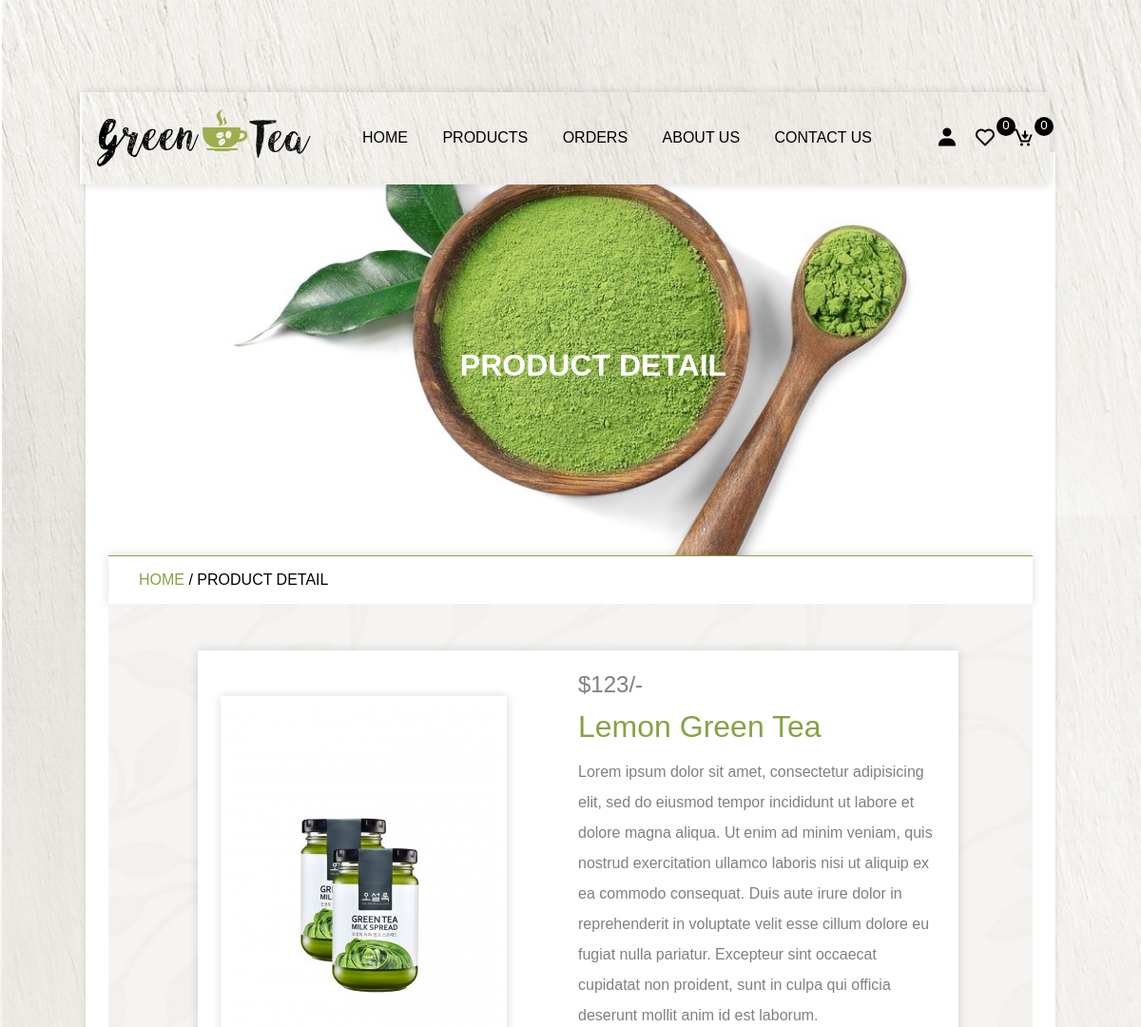
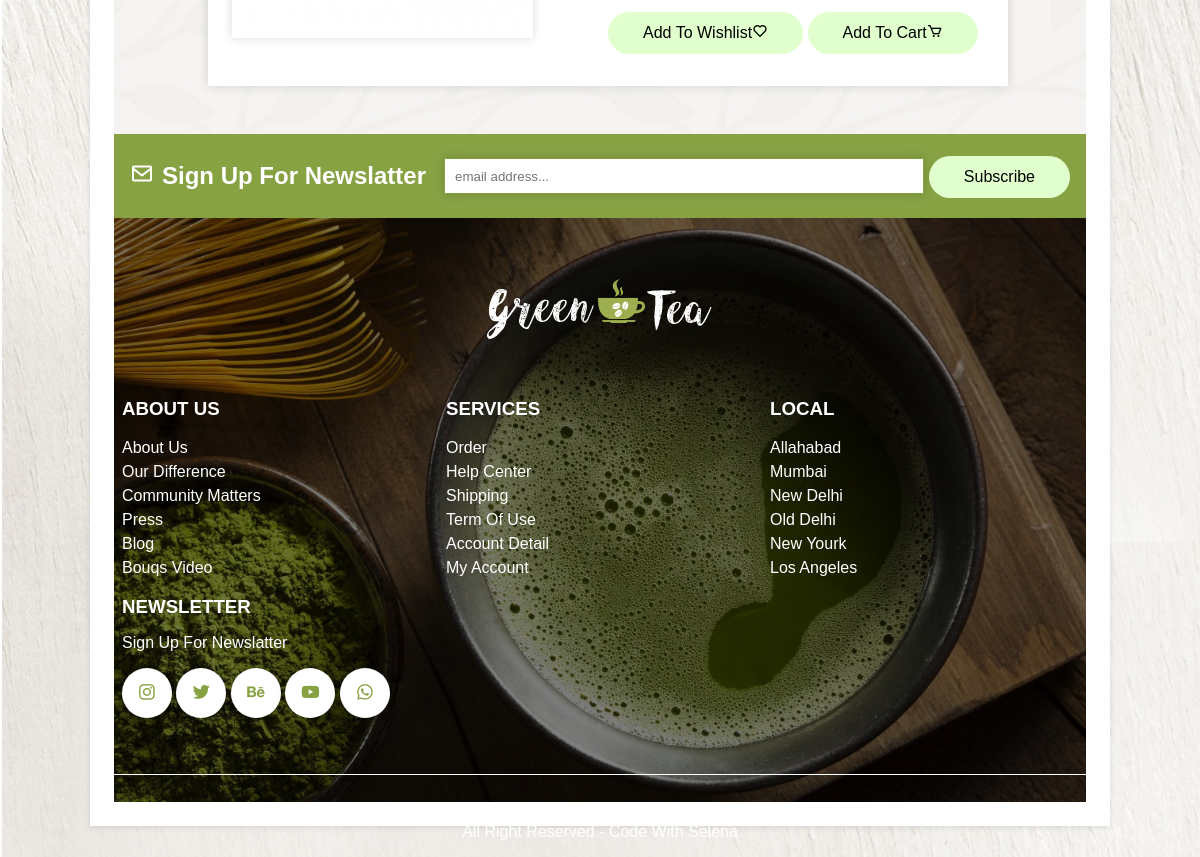
Page /view_page.php?pid=BLTtlhOgq1cuz7plh4Ia on the committed database (2 pictures, top to bottom).
### tables this page shows
CREATE TABLE `products` (
  `id` varchar(255) NOT NULL,
  `name` varchar(255) NOT NULL,
  `price` varchar(255) NOT NULL,
  `image` varchar(255) NOT NULL,
  `product_detail` varchar(500) NOT NULL,
  `status` varchar(100) NOT NULL
);

### view_page.php (the view, shortened to what this page needs)
<?php
 include 'components/connection.php';
?>
<!DOCTYPE html>
<html lang="en">
<head>
	<link href='https://unpkg.com/boxicons@2.1.4/css/boxicons.min.css' rel='stylesheet'>
</head>
<body>
	<?php include 'components/header.php'; ?>
	<div class="main">
		<div class="banner">
			<h1>product detail</h1>
		</div>
		<div class="title2">
			<a href="home.php">home </a><span>/ product detail</span>
		</div>
		<section class="view_page">
			<?php
				if (isset($_GET['pid'])) {
					$pid = $_GET['pid'];
					$select_products = $conn->prepare("SELECT * FROM `products` WHERE id = '$pid'");
					$select_products->execute();
					if ($select_products->rowCount()>0) {
						while($fetch_products = $select_products->fetch(PDO::FETCH_ASSOC)){
			?>
			<form method="post">
				<img src="image/<?php echo $fetch_products['image']; ?>">
				<div class="detail">
					<div class="price">$<?php echo $fetch_products['price']; ?>/-</div>
					<div class="name"><?php echo $fetch_products['name']; ?></div>
					<div class="detail">
						<p>Lorem ipsum dolor sit amet, consectetur adipisicing elit, sed do eiusmod
                        tempor incididunt ut labore et dolore magna aliqua. Ut enim ad minim veniam,
                        quis nostrud exercitation ullamco laboris nisi ut aliquip ex ea commodo
                        consequat. Duis aute irure dolor in reprehenderit in voluptate velit esse
                        cillum dolore eu fugiat nulla pariatur. Excepteur sint occaecat cupidatat non
                        proident, sunt in culpa qui officia deserunt mollit anim id est laborum.</p>
					</div>
					<div class="button">
						<button type="submit" name="add_to_wishlist" class="btn">add to wishlist<i class="bx bx-heart"></i></button>
						<button type="submit" name="add_to_cart" class="btn">add to cart<i class="bx bx-cart"></i></button>
					</div>
				</div>
			</form>
			<?php
						}
					}
				}
			?>
		</section>
		<?php include 'components/footer.php'; ?>
	</div>
</body>
</html>

### rows in the picture
products: image (picture), price "123", name "Lemon Green Tea"

### other values in the picture
$total_wishlist_items "0"
$total_cart_items "0"
